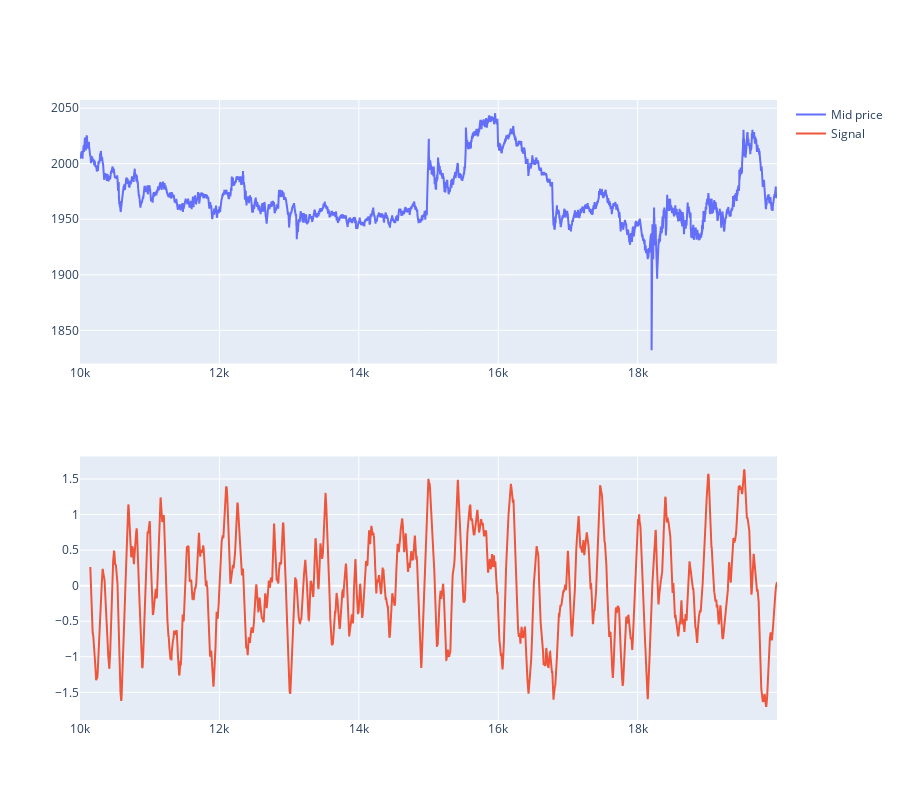

Notebook code for this chart:
### Code cell
prices = df.iloc[10000:20000]["SQUID_INK"]

rsi = 100 - (
    100
    / (
        1
        + prices.diff(1).mask(prices.diff(1) < 0, 0).ewm(alpha=1 / 14, adjust=False).mean()
        / prices.diff(1).mask(prices.diff(1) > 0, -0.0).abs().ewm(alpha=1 / 14, adjust=False).mean()
    )
)

fig = make_subplots(rows=2, cols=1)
fig.add_trace(go.Scatter(x=prices.index, y=prices, name="Mid price"), row=1, col=1)
fig.add_trace(
    go.Scatter(
        x=prices.index,
        y=((prices - prices.rolling(50).mean()) / prices.rolling(50).std()).rolling(100).mean(),
        name="Signal",
    ),
    row=2,
    col=1,
)
fig.update_layout(height=800)
fig.show()

### Figure 1 — Plotly figure (JSON) as saved in the notebook; plotly's stock layout.template omitted (floating-point values rounded to 4 significant figures; data arrays with more than 128 entries replaced by an {"elided": "..."} marker saying what was removed)
{"data": [{"name": "Mid price", "type": "scatter", "x": {"elided": "10000 int values"}, "xaxis": "x", "y": {"elided": "10000 float values"}, "yaxis": "y"}, {"name": "Signal", "type": "scatter", "x": {"elided": "10000 int values"}, "xaxis": "x2", "y": {"elided": "10000 float values"}, "yaxis": "y2"}], "layout": {"height": 800, "xaxis": {"anchor": "y", "domain": [0, 1]}, "xaxis2": {"anchor": "y2", "domain": [0, 1]}, "yaxis": {"anchor": "x", "domain": [0.575, 1]}, "yaxis2": {"anchor": "x2", "domain": [0, 0.425]}}}
